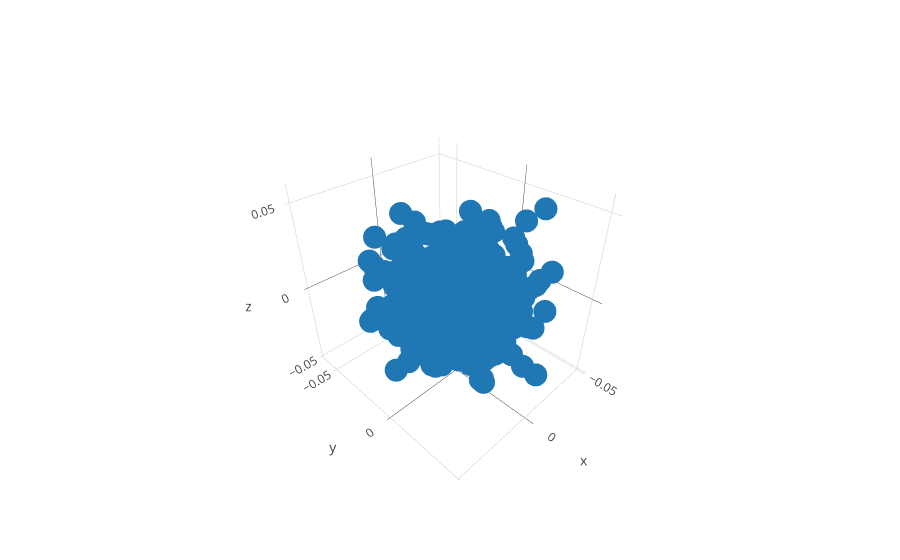

The notebook cell saved with this chart:
### Code cell
trace  = go.Scatter3d(
x = xs,y= ys, z = zs,mode = 'markers')
data = [trace]

fig = go.Figure(data=data)
iplot(fig)

### Figure 1 — Plotly figure (JSON) as saved in the notebook; plotly's stock layout.template omitted (floating-point values rounded to 4 significant figures; data arrays with more than 128 entries replaced by an {"elided": "..."} marker saying what was removed)
{"data": [{"mode": "markers", "type": "scatter3d", "uid": "73ea7681-7678-4e12-836c-0d044d0c1c0d", "x": {"elided": "659 float values"}, "y": {"elided": "659 float values"}, "z": {"elided": "659 float values"}}], "layout": {}}
